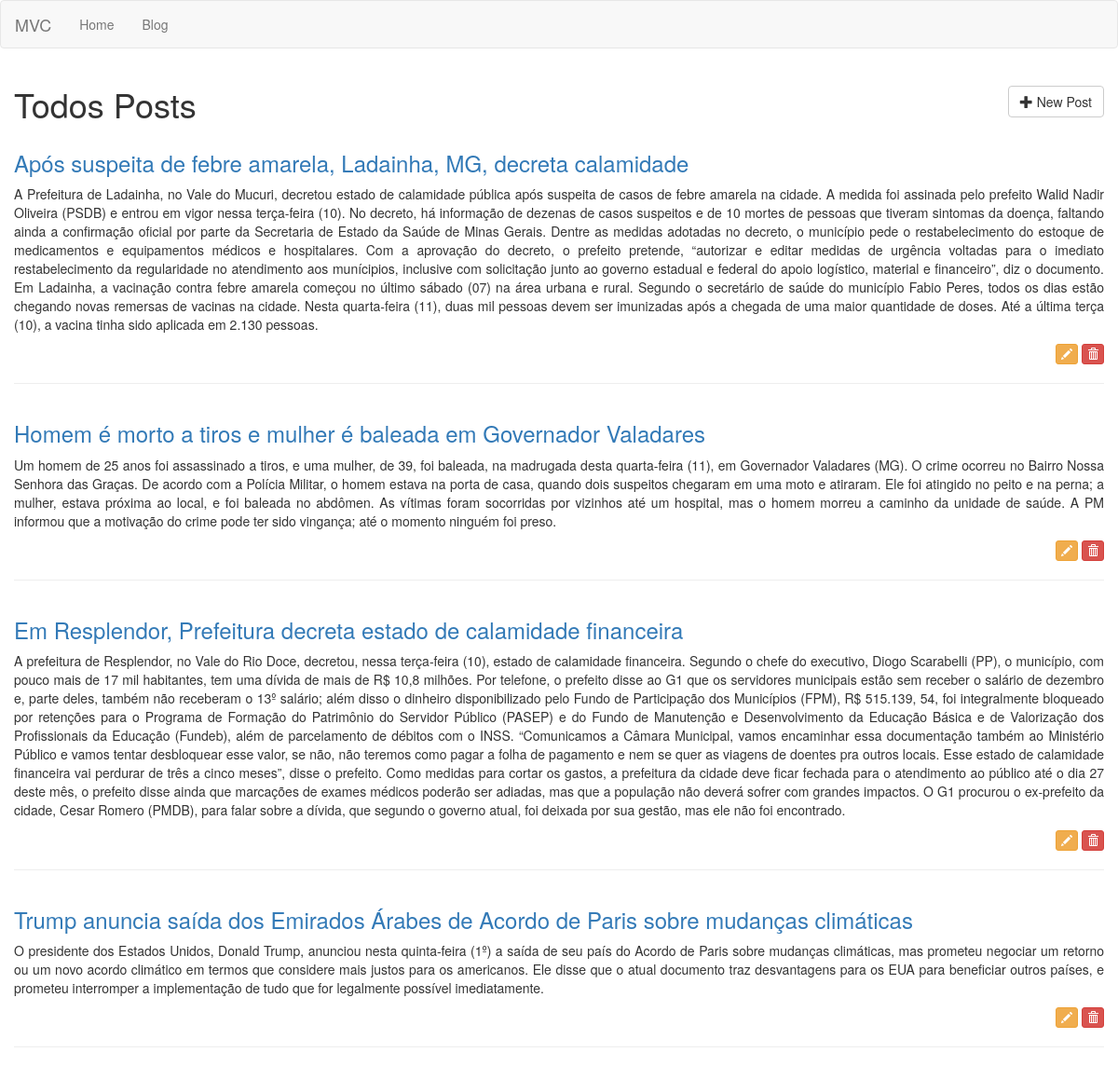
Page /posts on the earlier database version.
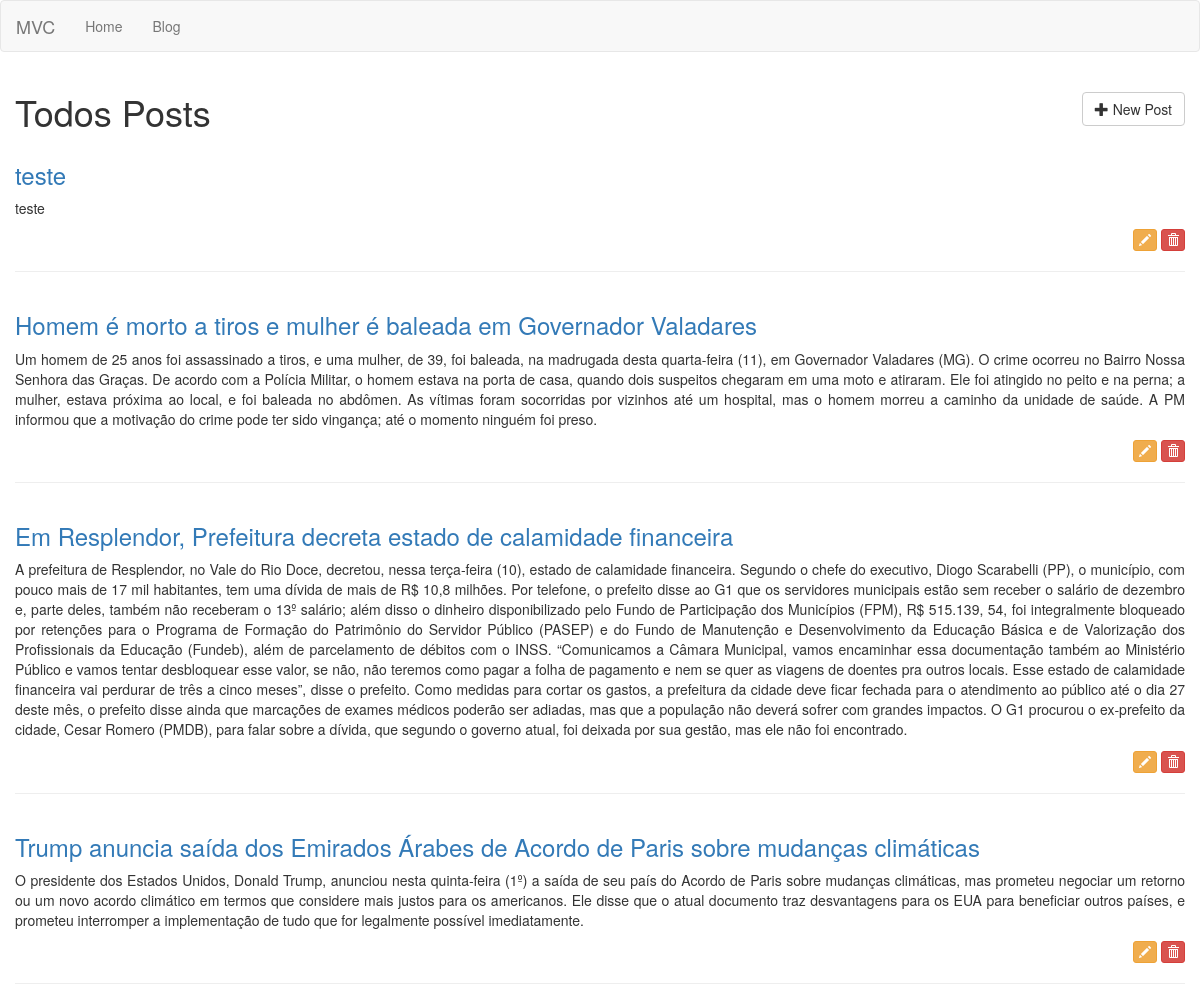
Same page on the later database version.
### tables this page shows
CREATE TABLE posts (id INTEGER CONSTRAINT posts_index PRIMARY KEY ASC AUTOINCREMENT, title VARCHAR (255) NOT NULL, content TEXT NOT NULL);

### app/Controllers/PostsController.php (called while the page is built, shortened)
<?php
class PostsController extends BaseController
{
   private $post;
   public function __construct()
   {
      $this->post = Container::getModel("Post");
   }
   public function index()
   {
      $this->view->posts = $this->post->All();
      return $this->renderView('posts/index', 'layout');
   }
}

### core/bootstrap.php (called while the page is built, shortened)
<?php
$routes = require_once __DIR__ . "/../app/routes.php";
$route = new \Core\Route($routes);

### public/index.php (called while the page is built, shortened)
<?php
require_once __DIR__ . "/../core/bootstrap.php";

### core/BaseModel.php (called while the page is built, shortened)
<?php
abstract class BaseModel
{
   private $pdo;
   protected $table;
   public function __construct(PDO $pdo)
   {
      $this->pdo = $pdo;
   }
   public function All()
   {
      $query = "SELECT * FROM {$this->table}";
      $stmt = $this->pdo->prepare($query);
      $stmt->execute();
      $result = $stmt->fetchAll();
      return $result;
   }
}

### core/Database.php (called while the page is built, shortened)
<?php
class Database
{
	public static function getDatabase()
   {
	   $conf = require_once __DIR__ . "/../app/database.php";
		if($conf['driver']=='sqlite'){
			$sqlite = __DIR__  . "/../storage/database/" . $conf['sqlite']['host'];
			$sqlite = "sqlite:".$sqlite;
			try{
				 $pdo = new PDO($sqlite);
				 $pdo->setAttribute(PDO::ATTR_ERRMODE,PDO::ERRMODE_EXCEPTION);
				 $pdo->setAttribute(PDO::ATTR_DEFAULT_FETCH_MODE,PDO::FETCH_OBJ);
				 return $pdo;
			}
			catch (PDOException $e){
				echo $e->getMessage();
			}
		} else if ($conf['driver']=='mysql'){
		     $host = $config['mysql']['host'];
			  $db_name = $config['mysql']['db_name'];
			  $username = $config['mysql']['db_username'];
			  $password = $config['mysql']['db_password'];
			  $charset = $conf['mysql']['charset'];
			  $collation = $conf['mysql']['collation'];
			try{
				$pdo = new PDO("mysql:host=$host;dbname=$db_name;charset=$charset", $username, $password);
				print_r ($pdo);
				$pdo->setAttribute(PDO::ATTR_ERRMODE,PDO::ERRMODE_EXCEPTION);
				$pdo->setAttribute(PDO::MYSQL_ATTR_INIT_COMMAND, "SET NAMES '$charset' COLLATE '$collation'");
				$pdo->setAttribute(PDO::ATTR_DEFAULT_FETCH_MODE,PDO::FETCH_OBJ);
				return $pdo;
			}
			catch (PDOException $e){
				echo $e->getMessage();
			}
		}
   }
}

### core/Container.php (called while the page is built, shortened)
<?php
class Container
{
   public static function getModel($model)
   {
      return new $model(Database::getDatabase());
   }
}

### app/Views/posts/index.phtml (the view, shortened to what this page needs)
<div class="container">
   <div class="row">
      <h1 class="h1">
         <?php echo  $this->getPageTitle(); ?>
         <a href="/posts/create" class="btn btn-default pull-right">
            <i class="glyphicon glyphicon-plus"></i>
            New Post
         </a>
      </h1>
   </div>
   <?php foreach ($this->view->posts as $post): ?>
   <div class="row">
      <h3 class="h3">
         <a href="<?php echo "/posts/" . $post->id . "/show"; ?>">
         <?php echo $post->title; ?>
         </a>
      </h3>
      <p class="text-justify"><?php echo $post->content; ?></p>
       <p class="text-right">
           <a href="/posts/<?php echo $post->id; ?>/edit" class="btn btn-warning btn-xs">
               <i class="glyphicon glyphicon-pencil"></i>
           </a>
           <a href="/posts/<?php echo $post->id; ?>/delete" class="btn btn-danger btn-xs"
             onclick="return confirm('Tem certeza que deseja excluir este post?');">
               <i class="glyphicon glyphicon-trash"></i>
           </a>
       </p>
      <hr>
   </div>
   <?php endforeach; ?>
</div>

### core/Route.php (shortened to what this page needs)
<?php
class Route
{
   private $routes;
   public function __construct(array $routes)
   {
      $this->run();
   }
   private function setRoutes($routes)
   {
      foreach($routes as $route){
         $explode = explode('@', $route[1]);
         $r = [$route[0], $explode[0], $explode[1] ];
         $newRoutes[] = $r;
      }
      $this->routes = $newRoutes;
   }
   private function getRequest()
   {
      $obj = new \stdClass;
      return $obj;
   }
   private function getUrl()
   {
      return parse_url($_SERVER['REQUEST_URI'],PHP_URL_PATH);
   }
   private function run()
   {
      $url = $this->getUrl();
      foreach($this->routes as $route){
         $routeArray = explode('/', $route[0]);
         $params=[];
         for($i=0; $i < count($routeArray); $i++){
            $route[0] = implode($routeArray, '/');
         }
         if($url == $route[0]){
            $route_found = 1;
            $controller = $route[1];
            $action = $route[2];
            break;
         }
      }
      if($route_found){
         $controller = Container::newController($controller);
         switch(count($params)){
            default:
               $controller->$action($this->getRequest());
               break;
         }
      } else {
         Container::pageNotFound();
      }
   }
}

### core/BaseController.php (shortened to what this page needs)
<?php
class BaseController
{
   private $viewPath;
   private $layoutPath;
   private $title = null;
   public function __construct()
   {
      $this->view = new \stdClass;
   }
   protected function renderView($viewPath, $layoutPath = null)
   {
      $this->viewPath = $viewPath;
      $this->layoutPath = $layoutPath;
      if($layoutPath){
         return $this->setLayout();
      } else {
         return  $this->content();
      }
   }
   protected function content()
   {
      $path = __DIR__ . "/../app/Views/{$this->viewPath}.phtml";
      if(file_exists( __DIR__ . "/../app/Views/{$this->viewPath}.phtml")){
         return require_once __DIR__ . "/../app/Views/{$this->viewPath}.phtml";
      } else {
         echo "Error: View path not found! <br/>$path";
      }
   }
   protected function setLayout()
   {
      $path = __DIR__ . "/../app/Views/{$this->layoutPath}.phtml";
      if(file_exists( __DIR__ . "/../app/Views/{$this->layoutPath}.phtml")){
         return require_once __DIR__ . "/../app/Views/{$this->layoutPath}.phtml";
      } else {
         echo "Error: Layout path not found!<br/>$path";
      }
   }
   protected function setPageTitle($title)
   {
      $this->title = $title;
   }
   protected function getPageTitle($separator=null)
   {
      if($separator){
         return $this->title . " " . $separator . " ";
      } else {
         return $this->title;
      }
   }
}

### app/Views/layout.phtml (shortened to what this page needs)
<!DOCTYPE html>
<html lang="pt-br">
  <head>
    <link href="/assets/css/bootstrap.min.css" rel="stylesheet">
    <link href="/assets/css/font-awesome.min.css" rel="stylesheet">
  </head>
  <body>
  <?php require_once __DIR__ . "/menu.phtml"; ?>
  <div class="container-fluid">
     <div class="row">
        <?php $this->content(); ?>
     </div>
  </div>
  </body>
</html>

### app/Views/menu.phtml (shortened to what this page needs)
<nav class="navbar navbar-default">
  <div class="container-fluid">
    <div class="navbar-header">
      <a class="navbar-brand" href="/">MVC</a>
    </div>
    <div class="collapse navbar-collapse" id="bs-example-navbar-collapse-1">
      <ul class="nav navbar-nav">
        <li><a href="/">Home <span class="sr-only">(current)</span></a></li>
        <li><a href="/posts">Blog</a></li>
      </ul>
    </div>
  </div>
</nav>

Differences in the rows shown:
removed posts: title "Após suspeita de febre amarela, Ladainha, MG, decreta calamidade", content "A Prefeitura de Ladainha, no Vale do Mucuri, decretou estado de calamidade pública após suspeita de casos de febre amarela na cidade. A medida foi assinada pelo prefeito Walid Nadir Oliveira (PSDB) e entrou em vigor nessa terça-feira (10). No decreto, há informação de dezenas de casos suspeitos e de 10 mortes de pessoas que tiveram sintomas da doença, faltando ainda a confirmação oficial por parte da Secretaria de Estado da Saúde de Minas Gerais. Dentre as medidas adotadas no decreto, o município pede o restabelecimento do estoque de medicamentos e equipamentos médicos e hospitalares. Com a aprovação do decreto, o prefeito pretende, “autorizar e editar medidas de urgência voltadas para o…"
added posts: title "teste", content "teste"
